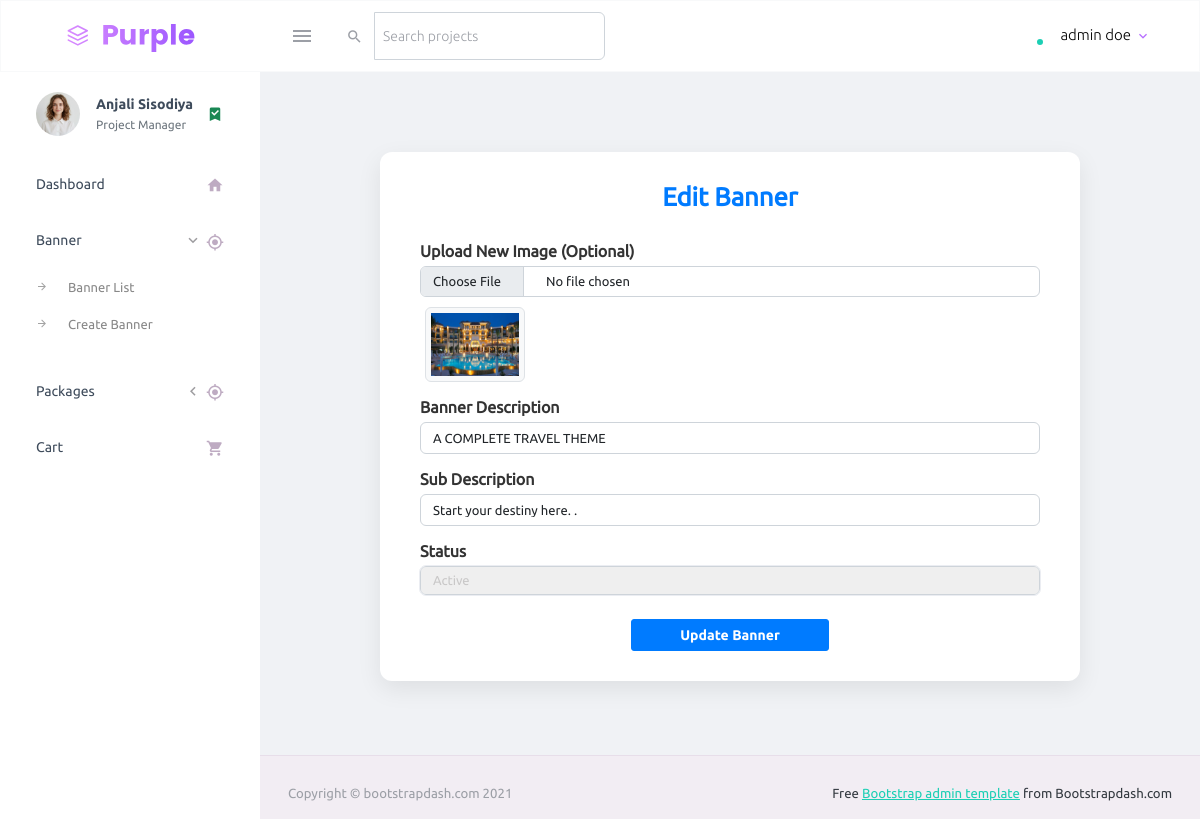
/admin/banner/edit.php?b=1 (signed in), run on the app's committed database.
### tables this page shows
CREATE TABLE `users` (
  `id` int(11) NOT NULL,
  `first_name` varchar(25) NOT NULL,
  `last_name` varchar(25) NOT NULL,
  `email` varchar(50) NOT NULL,
  `password` varchar(200) NOT NULL,
  `role_id` int(10) NOT NULL
);

CREATE TABLE `user_details` (
  `id` int(11) NOT NULL,
  `user_id` int(11) NOT NULL,
  `first_name` varchar(25) NOT NULL,
  `last_name` varchar(25) NOT NULL,
  `profile_image` varchar(255) DEFAULT NULL,
  `email` varchar(50) NOT NULL,
  `gender` enum('Male','Female') NOT NULL,
  `phone` varchar(15) NOT NULL,
  `city_id` int(200) NOT NULL,
  `state_id` int(100) NOT NULL,
  `pincode` int(11) NOT NULL,
  `landmark` varchar(100) NOT NULL,
  `address` varchar(200) NOT NULL,
  `created_at` datetime NOT NULL DEFAULT current_timestamp(),
  `updated_at` datetime NOT NULL DEFAULT current_timestamp()
);

CREATE TABLE `tbl_banner` (
  `banner_id` int(11) NOT NULL,
  `banner_image` varchar(255) DEFAULT NULL,
  `banner_description` varchar(150) NOT NULL,
  `sub_description` varchar(150) NOT NULL,
  `status` tinyint(20) NOT NULL DEFAULT 1 COMMENT '0-deactive,1-active',
  `created_at` datetime NOT NULL DEFAULT current_timestamp()
);

### admin/banner/edit.php (the view, shortened to what this page needs)
<?php
include "../../dbconfig.php";
include "../partials/header.php";
include "../partials/navbar.php";
include "../partials/sidebar.php";
$id = $_GET['b'];
$sql = "SELECT * FROM tbl_banner WHERE banner_id = ?";
$stmt = $conn->prepare($sql);
$stmt->bind_param('i', $id);
$stmt->execute();
$result = $stmt->get_result();
$row = $result->fetch_assoc();
?>
<div class="container">
  <div class="edit-banner-wrapper">
    <div class="form-title">Edit Banner</div>
    <form method="post" enctype="multipart/form-data">
      <div class="mb-3">
        <label class="form-label">Upload New Image (Optional)</label>
        <input type="file" name="img" class="form-control" accept="image/*">
        <img src="<?php echo "../../" . htmlspecialchars($row["banner_image"]); ?>" class="banner_editimg" alt="Current Banner">
      </div>
      <div class="mb-3">
        <label class="form-label">Banner Description</label>
        <input type="text" name="description" class="form-control" value="<?php echo htmlspecialchars($row["banner_description"]); ?>" required>
      </div>
      <div class="mb-3">
        <label class="form-label">Sub Description</label>
        <input type="text" name="sub_description" class="form-control" value="<?php echo htmlspecialchars($row["sub_description"]); ?>" required>
      </div>
      <div class="mb-4">
        <label class="form-label">Status</label>
        <select name="status" class="form-control" required>
          <option value="1" <?php if ($row['status'] == 1) echo 'selected'; ?>>Active</option>
        </select>
      </div>
      <div class="text-center">
        <input type="submit" name="update" value="Update Banner" class="btn btn-primary px-5 py-2">
      </div>
    </form>
  </div>
</div>
<?php include '../partials/footer.php'; ?>

### admin/partials/navbar.php (shortened to what this page needs)
<?php
$base_url = "http://localhost/trendy/admin/";
$adminId = $_SESSION['admin_id'];
$sql = "SELECT * FROM users WHERE id = ?";
$stmt = $conn->prepare($sql);
$stmt->bind_param("i", $adminId);
$stmt->execute();
$result = $stmt->get_result();
$row = $result->fetch_assoc();
?>
<nav class="navbar default-layout-navbar col-lg-12 col-12 p-0 fixed-top d-flex flex-row">
  <div class="text-center navbar-brand-wrapper d-flex align-items-center justify-content-center">
    <a class="navbar-brand brand-logo" href="index.php"><img src="<?php echo $base_url ?>assets/images/logo.svg" alt="logo" /></a>
  </div>
  <div class="navbar-menu-wrapper d-flex align-items-stretch">
    <button class="navbar-toggler navbar-toggler align-self-center" type="button" data-toggle="minimize">
      <span class="mdi mdi-menu"></span>
    </button>
    <div class="search-field d-none d-md-block">
      <form class="d-flex align-items-center h-100" action="#">
        <div class="input-group">
          <div class="input-group-prepend bg-transparent">
            <i class="input-group-text border-0 mdi mdi-magnify"></i>
          </div>
          <input type="text" class="form-control bg-transparent border-0" placeholder="Search projects">
        </div>
      </form>
    </div>
    <ul class="navbar-nav navbar-nav-right">
      <li class="nav-item nav-profile dropdown">
        <a class="nav-link dropdown-toggle" id="profileDropdown" href="#" data-bs-toggle="dropdown" aria-expanded="false">
          <div class="nav-profile-img">
            <span class="availability-status online"></span>
          </div>
          <div class="nav-profile-text">
            <p class="mb-1 text-black"><?php echo htmlspecialchars($row['first_name'] . " " . $row['last_name']); ?></p>
          </div>
        </a>
      </li>
    </ul>
  </div>
</nav>

### admin/partials/sidebar.php (shortened to what this page needs)
<?php
$base_url = "http://localhost/trendy/admin/";
$current_page = basename($_SERVER['PHP_SELF']);
$full_path = $_SERVER['PHP_SELF'];
$sql = "SELECT * FROM user_details";
$result = $conn->query($sql);
$user = $result->fetch_assoc();
?>
<div class="container-fluid page-body-wrapper">
  <nav class="sidebar sidebar-offcanvas" id="sidebar">
    <ul class="nav">
      <li class="nav-item nav-profile">
        <a href="#" class="nav-link">
          <div class="nav-profile-image">
            <img src="<?php echo $base_url . "../" . $user['profile_image']; ?>" alt="profile">
          </div>
          <div class="nav-profile-text d-flex flex-column">
            <span class="font-weight-bold mb-2">
              <?php echo $user['first_name'] . " " . ucwords(strtolower($user['last_name'])); ?>
            </span>
            <span class="text-secondary text-small">Project Manager</span>
          </div>
          <i class="mdi mdi-bookmark-check text-success nav-profile-badge"></i>
        </a>
      </li>
      <li class="nav-item">
        <a class="nav-link <?php echo ($current_page == 'index.php' && strpos($full_path, 'admin/index.php') !== false) ? 'active-link' : ''; ?>" href="<?php echo $base_url; ?>index.php">
          <span class="menu-title">Dashboard</span>
          <i class="mdi mdi-home menu-icon"></i>
        </a>
      </li>
      <?php $is_banner = strpos($full_path, '/banner/') !== false; ?>
      <li class="nav-item">
        <a class="nav-link <?php echo $is_banner ? '' : 'collapsed'; ?>" data-bs-toggle="collapse" href="#banner-menu" aria-expanded="<?php echo $is_banner ? 'true' : 'false'; ?>" aria-controls="banner-menu">
          <span class="menu-title">Banner</span>
          <i class="menu-arrow"></i>
          <i class="mdi mdi-crosshairs-gps menu-icon"></i>
        </a>
        <div class="collapse <?php echo $is_banner ? 'show' : ''; ?>" id="banner-menu">
          <ul class="nav flex-column sub-menu">
            <li class="nav-item">
              <a class="nav-link <?php echo ($current_page == 'index.php' && $is_banner) ? 'active-link' : ''; ?>" href="<?php echo $base_url; ?>banner">Banner List</a>
            </li>
            <li class="nav-item">
              <a class="nav-link <?php echo ($current_page == 'create.php' && $is_banner) ? 'active-link' : ''; ?>" href="<?php echo $base_url; ?>banner/create.php">Create Banner</a>
            </li>
          </ul>
        </div>
      </li>
      <?php $is_package = strpos($full_path, '/Packages/') !== false; ?>
      <li class="nav-item">
        <a class="nav-link <?php echo $is_package ? '' : 'collapsed'; ?>" data-bs-toggle="collapse" href="#package-menu" aria-expanded="<?php echo $is_package ? 'true' : 'false'; ?>" aria-controls="package-menu">
          <span class="menu-title">Packages</span>
          <i class="menu-arrow"></i>
          <i class="mdi mdi-crosshairs-gps menu-icon"></i>
        </a>
      </li>
      <li class="nav-item">
        <a class="nav-link <?php echo (strpos($full_path, '/cart/index.php') !== false) ? 'active-link' : ''; ?>" href="<?php echo $base_url; ?>cart/index.php">
          <span class="menu-title">Cart</span>
          <i class="mdi mdi-cart menu-icon"></i>
        </a>
      </li>
    </ul>
  </nav>
  <div class="main-panel">

### css/style.css (style rules this page uses)
.navbar { border: 1px solid #f8f9fa; }
.dropdown { position: relative; display: inline-block; }
.banner_editimg { width: 100px; height: 75px; margin-left: -90px; }

### admin/banner/edit.php (style rules this page uses)
body, html { background-color: #f0f2f5; height: 100%; }
.edit-banner-wrapper { background: #ffffff; border-radius: 12px; box-shadow: 0 8px 24px rgba(0, 0, 0, 0.08); padding: 30px 40px; margin: 80px auto 40px auto; max-width: 700px; }
.form-label { font-weight: 600; margin-bottom: 6px; color: #333; }
.form-control { border: 1px solid #ced4da !important; border-radius: 6px; padding: 8px 12px; }
.banner_editimg { border-radius: 6px; margin-top: 10px; margin-left: 5px; padding: 5px; max-height: 120px; background-color: #f8f9fa; border: 1px solid #dee2e6; display: block; }
.form-title { font-size: 1.6rem; font-weight: 700; color: #007bff; margin-bottom: 30px; text-align: center; }
.btn-primary { background-color: #007bff; border-color: #007bff; font-weight: 600; }

### data on the page
users: first_name+last_name "admin doe"
user_details: profile_image (picture), first_name "Anjali", last_name "Sisodiya"
tbl_banner: banner_image (picture), description "A COMPLETE TRAVEL THEME", sub_description "Start your destiny here. .", status "Active"
